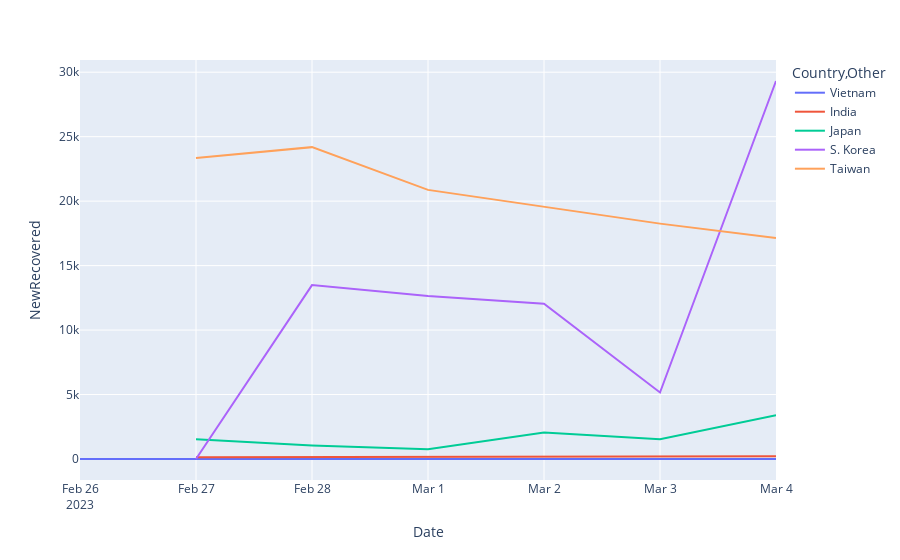

Source (notebook cell):
### Markdown cell above
Ta thấy, 5 quốc gia có độ lây lan cao nhất khu vực châu Á là India, Japan, S.Korea, Turkey và Việt Nam
Tốc độ lây lan ở India là cao nhất do dân số đông nhất khu vực Châu Á

### Code cell
#compare the total deaths in the top 5 countries with line chart
fig = px.line(df[df['Country,Other'].isin(top_5_Tot_Cases_1M_pop)], x='Date', y='NewRecovered', color='Country,Other')
fig.show()

### Figure 1 — Plotly figure (JSON) as saved in the notebook; plotly's stock layout.template omitted (floating-point values rounded to 4 significant figures)
{"data": [{"hovertemplate": "Country,Other=Vietnam<br>Date=%{x}<br>NewRecovered=%{y}<extra></extra>", "legendgroup": "Vietnam", "line": {"color": "#636efa", "dash": "solid"}, "marker": {"symbol": "circle"}, "mode": "lines", "name": "Vietnam", "orientation": "v", "showlegend": true, "type": "scatter", "x": ["2023-02-26T00:00:00", "2023-02-27T00:00:00", "2023-02-28T00:00:00", "2023-03-01T00:00:00", "2023-03-02T00:00:00", "2023-03-03T00:00:00", "2023-03-04T00:00:00"], "xaxis": "x", "y": [1, 3, 6, 8, 6, 5, 0], "yaxis": "y"}, {"hovertemplate": "Country,Other=India<br>Date=%{x}<br>NewRecovered=%{y}<extra></extra>", "legendgroup": "India", "line": {"color": "#EF553B", "dash": "solid"}, "marker": {"symbol": "circle"}, "mode": "lines", "name": "India", "orientation": "v", "showlegend": true, "type": "scatter", "x": ["2023-02-27T00:00:00", "2023-02-28T00:00:00", "2023-03-01T00:00:00", "2023-03-02T00:00:00", "2023-03-03T00:00:00", "2023-03-04T00:00:00"], "xaxis": "x", "y": [140, 161, 164, 197, 170, 219], "yaxis": "y"}, {"hovertemplate": "Country,Other=Japan<br>Date=%{x}<br>NewRecovered=%{y}<extra></extra>", "legendgroup": "Japan", "line": {"color": "#00cc96", "dash": "solid"}, "marker": {"symbol": "circle"}, "mode": "lines", "name": "Japan", "orientation": "v", "showlegend": true, "type": "scatter", "x": ["2023-02-27T00:00:00", "2023-02-28T00:00:00", "2023-03-01T00:00:00", "2023-03-02T00:00:00", "2023-03-03T00:00:00", "2023-03-04T00:00:00"], "xaxis": "x", "y": [1535, 1051, 762, 2053, 1538, 3387], "yaxis": "y"}, {"hovertemplate": "Country,Other=S. Korea<br>Date=%{x}<br>NewRecovered=%{y}<extra></extra>", "legendgroup": "S. Korea", "line": {"color": "#ab63fa", "dash": "solid"}, "marker": {"symbol": "circle"}, "mode": "lines", "name": "S. Korea", "orientation": "v", "showlegend": true, "type": "scatter", "x": ["2023-02-27T00:00:00", "2023-02-28T00:00:00", "2023-03-01T00:00:00", "2023-03-02T00:00:00", "2023-03-03T00:00:00", "2023-03-04T00:00:00"], "xaxis": "x", "y": [0, 13489, 12649, 12040, 5159, 29317], "yaxis": "y"}, {"hovertemplate": "Country,Other=Taiwan<br>Date=%{x}<br>NewRecovered=%{y}<extra></extra>", "legendgroup": "Taiwan", "line": {"color": "#FFA15A", "dash": "solid"}, "marker": {"symbol": "circle"}, "mode": "lines", "name": "Taiwan", "orientation": "v", "showlegend": true, "type": "scatter", "x": ["2023-02-27T00:00:00", "2023-02-28T00:00:00", "2023-03-01T00:00:00", "2023-03-02T00:00:00", "2023-03-03T00:00:00", "2023-03-04T00:00:00"], "xaxis": "x", "y": [23339, 24188, 20872, 19583, 18256, 17137], "yaxis": "y"}], "layout": {"legend": {"title": {"text": "Country,Other"}, "tracegroupgap": 0}, "margin": {"t": 60}, "xaxis": {"anchor": "y", "domain": [0, 1], "title": {"text": "Date"}}, "yaxis": {"anchor": "x", "domain": [0, 1], "title": {"text": "NewRecovered"}}}}
